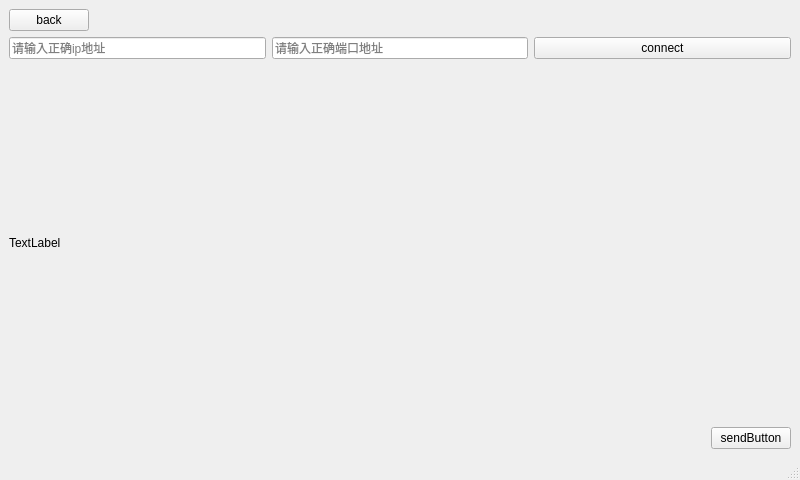
<?xml version="1.0" encoding="UTF-8"?>
<ui version="4.0">
 <class>second</class>
 <widget class="QMainWindow" name="second">
  <property name="geometry">
   <rect>
    <x>0</x>
    <y>0</y>
    <width>800</width>
    <height>480</height>
   </rect>
  </property>
  <property name="windowTitle">
   <string>MainWindow</string>
  </property>
  <widget class="QWidget" name="centralwidget">
   <property name="sizePolicy">
    <sizepolicy hsizetype="Preferred" vsizetype="Preferred">
     <horstretch>0</horstretch>
     <verstretch>0</verstretch>
    </sizepolicy>
   </property>
   <layout class="QVBoxLayout" name="verticalLayout">
    <item>
     <layout class="QHBoxLayout" name="horizontalLayout_2">
      <item>
       <widget class="QPushButton" name="backButton">
        <property name="sizePolicy">
         <sizepolicy hsizetype="Maximum" vsizetype="Minimum">
          <horstretch>0</horstretch>
          <verstretch>0</verstretch>
         </sizepolicy>
        </property>
        <property name="text">
         <string>back</string>
        </property>
       </widget>
      </item>
      <item>
       <spacer name="horizontalSpacer_2">
        <property name="orientation">
         <enum>Qt::Horizontal</enum>
        </property>
        <property name="sizeHint" stdset="0">
         <size>
          <width>40</width>
          <height>20</height>
         </size>
        </property>
       </spacer>
      </item>
     </layout>
    </item>
    <item>
     <layout class="QHBoxLayout" name="horizontalLayout">
      <item>
       <widget class="QLineEdit" name="addressEdit">
        <property name="sizePolicy">
         <sizepolicy hsizetype="Preferred" vsizetype="Maximum">
          <horstretch>0</horstretch>
          <verstretch>0</verstretch>
         </sizepolicy>
        </property>
        <property name="placeholderText">
         <string>请输入正确ip地址</string>
        </property>
       </widget>
      </item>
      <item>
       <widget class="QLineEdit" name="portEdit">
        <property name="sizePolicy">
         <sizepolicy hsizetype="Preferred" vsizetype="Maximum">
          <horstretch>0</horstretch>
          <verstretch>0</verstretch>
         </sizepolicy>
        </property>
        <property name="placeholderText">
         <string>请输入正确端口地址</string>
        </property>
       </widget>
      </item>
      <item>
       <widget class="QPushButton" name="connectButton">
        <property name="sizePolicy">
         <sizepolicy hsizetype="Preferred" vsizetype="Maximum">
          <horstretch>0</horstretch>
          <verstretch>0</verstretch>
         </sizepolicy>
        </property>
        <property name="text">
         <string>connect</string>
        </property>
       </widget>
      </item>
     </layout>
    </item>
    <item>
     <spacer name="verticalSpacer_2">
      <property name="orientation">
       <enum>Qt::Vertical</enum>
      </property>
      <property name="sizeHint" stdset="0">
       <size>
        <width>20</width>
        <height>157</height>
       </size>
      </property>
     </spacer>
    </item>
    <item>
     <widget class="QLabel" name="label">
      <property name="sizePolicy">
       <sizepolicy hsizetype="Expanding" vsizetype="Minimum">
        <horstretch>0</horstretch>
        <verstretch>0</verstretch>
       </sizepolicy>
      </property>
      <property name="text">
       <string>TextLabel</string>
      </property>
     </widget>
    </item>
    <item>
     <spacer name="verticalSpacer">
      <property name="orientation">
       <enum>Qt::Vertical</enum>
      </property>
      <property name="sizeHint" stdset="0">
       <size>
        <width>20</width>
        <height>156</height>
       </size>
      </property>
     </spacer>
    </item>
    <item>
     <layout class="QHBoxLayout" name="operation">
      <item>
       <spacer name="horizontalSpacer_3">
        <property name="sizePolicy">
         <sizepolicy hsizetype="Expanding" vsizetype="Minimum">
          <horstretch>0</horstretch>
          <verstretch>0</verstretch>
         </sizepolicy>
        </property>
        <property name="orientation">
         <enum>Qt::Horizontal</enum>
        </property>
        <property name="sizeHint" stdset="0">
         <size>
          <width>40</width>
          <height>20</height>
         </size>
        </property>
       </spacer>
      </item>
      <item>
       <spacer name="horizontalSpacer">
        <property name="sizePolicy">
         <sizepolicy hsizetype="Expanding" vsizetype="Minimum">
          <horstretch>0</horstretch>
          <verstretch>0</verstretch>
         </sizepolicy>
        </property>
        <property name="orientation">
         <enum>Qt::Horizontal</enum>
        </property>
        <property name="sizeHint" stdset="0">
         <size>
          <width>40</width>
          <height>20</height>
         </size>
        </property>
       </spacer>
      </item>
      <item>
       <widget class="QPushButton" name="pushButton">
        <property name="sizePolicy">
         <sizepolicy hsizetype="Preferred" vsizetype="Minimum">
          <horstretch>0</horstretch>
          <verstretch>0</verstretch>
         </sizepolicy>
        </property>
        <property name="text">
         <string>sendButton</string>
        </property>
       </widget>
      </item>
     </layout>
    </item>
   </layout>
  </widget>
  <widget class="QMenuBar" name="menubar">
   <property name="geometry">
    <rect>
     <x>0</x>
     <y>0</y>
     <width>800</width>
     <height>21</height>
    </rect>
   </property>
  </widget>
  <widget class="QStatusBar" name="statusbar"/>
 </widget>
 <resources/>
 <connections/>
</ui>
